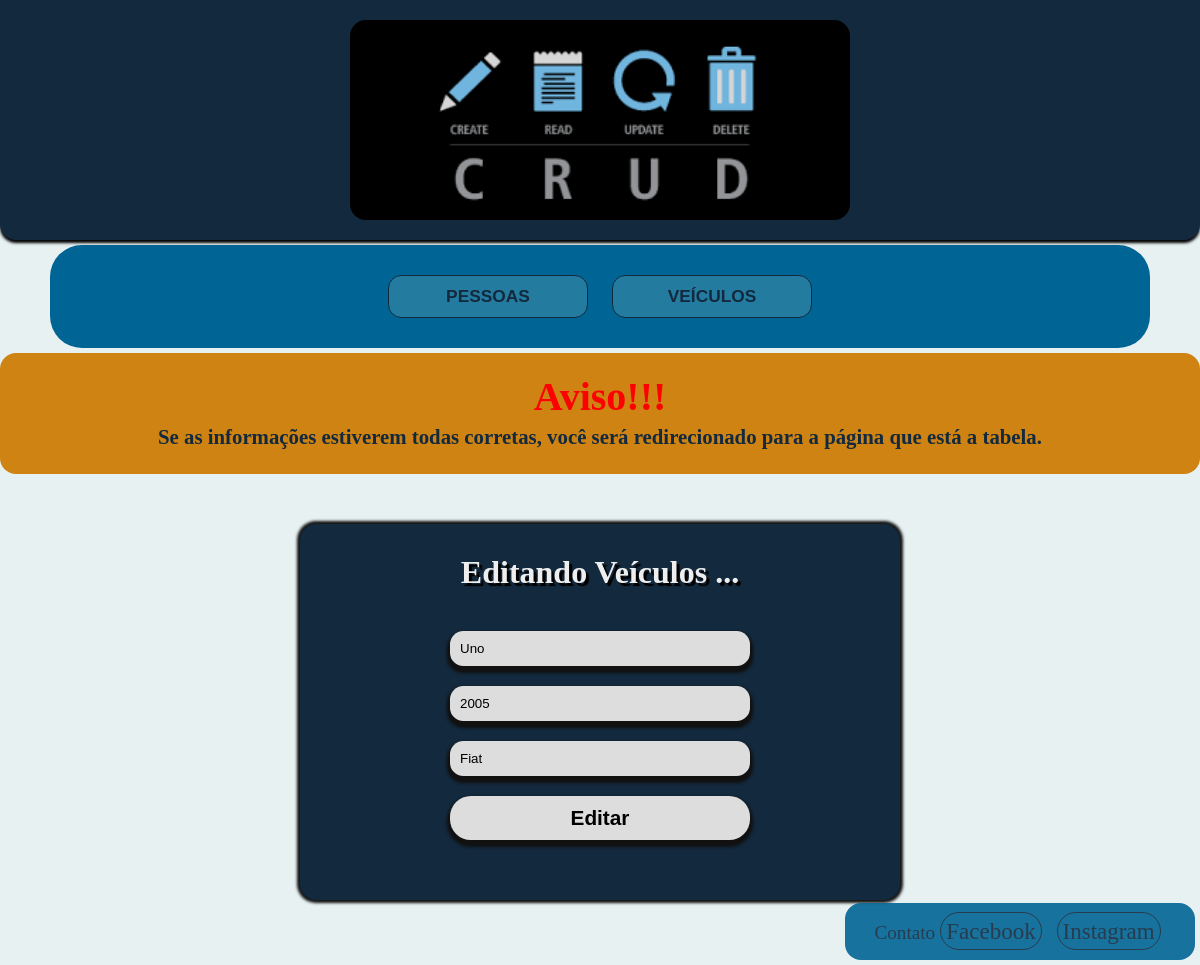
The page /CRUD/editVeicles.php?id=1 on the database its author committed.
### tables this page shows
CREATE TABLE `veicles` (
  `id` int(11) NOT NULL,
  `name` varchar(50) NOT NULL,
  `year` int(4) NOT NULL,
  `brand` varchar(30) NOT NULL
);

### CRUD/Class/Conection.php (called while the page is built)
<?php
class Conection
{
  function conection()
  {
    try {
      $conn = new PDO('mysql:host=localhost;dbname=register;charset=utf8', 'root', '');
      $conn->setAttribute(PDO::ATTR_ERRMODE, PDO::ERRMODE_EXCEPTION);
    } catch (PDOException $e) {
      echo 'ERROR: ' . $e->getMessage();
    }
    return $conn;
  }
}

### CRUD/Class/List.php (called while the page is built, shortened)
<?php
require_once __DIR__ . '/Conection.php';
class Listing extends Conection
{
  public function ListForEdit($id, $table): array
  {
    try {
      $conn = new Conection();
      $query = $conn->conection()->prepare("SELECT * FROM `$table` WHERE `id` = $id");
      $query->execute();
      return $query->fetchAll();
    } catch (PDOException $e) {
      echo ($e->getMessage());
    }
  }
}

### CRUD/editVeicles.php (the view)
<?php
include_once __DIR__ . '/header.php';
include_once __DIR__ . '/Class/List.php';
$id = $_GET['id'];
$table = 'veicles';
foreach ((new Listing())->ListForEdit($id, $table) as $data) : ?>
  <div id="alert">
    <p id="tHelp">Aviso!!!</p>
    <p id="help">Se as informações estiverem todas corretas, você será redirecionado para a página que está a tabela.</p>
  </div>
  <div id="form">
    <form action="editing.php?id=<?= $id ?>" method="POST">
      <h1>Editando Veículos ...</h1>
      <input type="text" name="name" placeholder="NOME" minlength="8" maxlength="30" value="<?= $data['name'] ?>">
      <br>
      <input type="number" name="year" placeholder="ANO" minlength="4" value="<?= $data['year'] ?>">
      <br>
      <input type="text" name="brand" placeholder="MARCA" minlength="4" maxlength="30" value="<?= $data['brand'] ?>">
      <br>
      <input type="submit" value="Editar" id="creat">
    </form>
  </div>
<?php endforeach;
include_once __DIR__ . '/footer.php';
?>

### CRUD/css/style.css (style rules this page uses)
* { margin: 0px; padding: 0px; transition: all .3s; box-sizing: border-box; }
body { width: 100%; height: 100%; background-color: #E8F1F2; margin-bottom: 65px; }

### CRUD/css/creatUser.css (style rules this page uses)
#form { display: block; width: 100%; text-align: center; margin-top: 50px; }
#form h1 { display: block; text-align: center; color: #eee; text-shadow: 3px 3px 1px #000; margin-bottom: 30px; }
#form form { width: 50%; margin: auto; background-color: #13293D; box-shadow: 0px 0px 3px 3px #111; border-radius: 1em; padding: 20px; padding-top: 30px; padding-bottom: 50px; }
#form input { width: 300px; padding: 10px; margin: 10px; border: none; border-radius: 1em; font: 1.1em; box-shadow: 0px 4px 3px 3px #111; background-color: #ddd; transition: box-shadow .1s; }
#creat { font-weight: 900; font-size: 1.3em; }
#alert { width: 100%; background-color: rgb(206, 131, 18); padding: 20px; border-radius: 1em; }
#tHelp { font-weight: 900; color: red; text-align: center; font-size: 2.5em; margin-bottom: 5px; }
#help { font-weight: 900; font-size: 1.3em; text-align: center; margin-bottom: 5px;; }

### CRUD/css/footer.css (style rules this page uses)
#footer a, p { font-size: 1.2em; color: #13293D; }

### rows shown on the page
veicles: name "Uno", year "2005", brand "Fiat"
